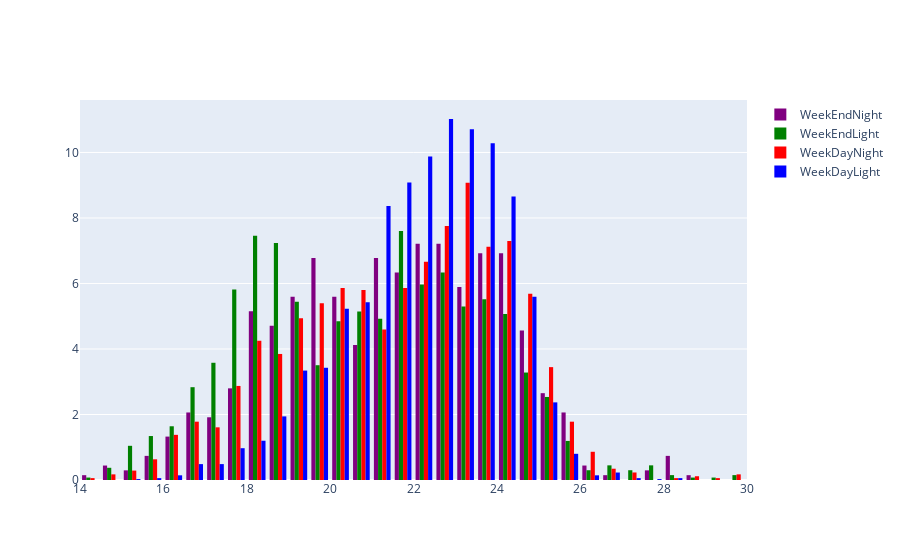

The notebook cell saved with this chart:
### Code cell
# creation of 4 distinct categories that seem useful ( weekend/day week & night/day)
df['categories'] = df['WeekDay']*2 + df['daylight']

a = df.loc[df['categories'] == 0, 'value']
b = df.loc[df['categories'] == 1, 'value']
c = df.loc[df['categories'] == 2, 'value']
d = df.loc[df['categories'] == 3, 'value']

fig = go.Figure()
fig.add_trace(go.Histogram(
    x=a,
    histnorm='percent',
    name='WeekEndNight', # name used in legend and hover labels
    marker_color='purple',
    opacity=1,
    
    xbins=dict( # bins used for histogram
    start=14,
    end=30,
    size=0.5
    ),
    
))

fig.add_trace(go.Histogram(
    x=b,
    histnorm='percent',
    name='WeekEndLight',
    marker_color='green',
    opacity=1,

    xbins=dict( # bins used for histogram
    start=14,
    end=30,
    size=0.5
    ),
    
))
fig.add_trace(go.Histogram(
    x=c,
    histnorm='percent',
    name='WeekDayNight',
    marker_color='red',
    opacity=1,

    xbins=dict( # bins used for histogram
    start=14,
    end=30,
    size=0.5
    ),
    
))

fig.add_trace(go.Histogram(
    x=d,
    histnorm='percent',
    name='WeekDayLight',
    marker_color='blue',
    opacity=1,

    xbins=dict( # bins used for histogram
    start=14,
    end=30,
    size=0.5
    ),
    
))

### Figure 1 — Plotly figure (JSON) as saved in the notebook; plotly's stock layout.template omitted (floating-point values rounded to 4 significant figures; data arrays with more than 128 entries replaced by an {"elided": "..."} marker saying what was removed)
{"data": [{"histnorm": "percent", "marker": {"color": "purple"}, "name": "WeekEndNight", "opacity": 1, "type": "histogram", "x": {"elided": "680 float values"}, "xbins": {"end": 30, "size": 0.5, "start": 14}}, {"histnorm": "percent", "marker": {"color": "green"}, "name": "WeekEndLight", "opacity": 1, "type": "histogram", "x": {"elided": "1344 float values"}, "xbins": {"end": 30, "size": 0.5, "start": 14}}, {"histnorm": "percent", "marker": {"color": "red"}, "name": "WeekDayNight", "opacity": 1, "type": "histogram", "x": {"elided": "1741 float values"}, "xbins": {"end": 30, "size": 0.5, "start": 14}}, {"histnorm": "percent", "marker": {"color": "blue"}, "name": "WeekDayLight", "opacity": 1, "type": "histogram", "x": {"elided": "3502 float values"}, "xbins": {"end": 30, "size": 0.5, "start": 14}}], "layout": {}}
